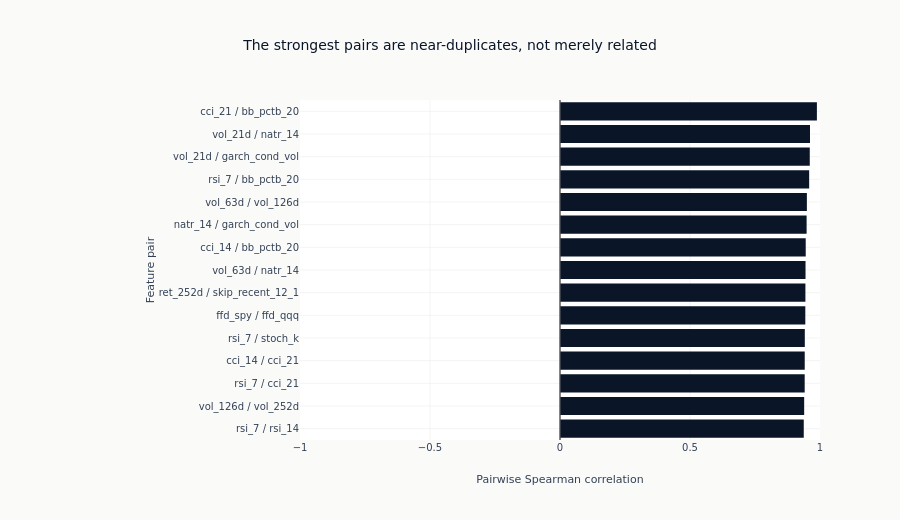

The notebook cell this image was saved under:
### Markdown cell above
### The pairs that are one measurement

A full correlation matrix over this many features has unreadable tick labels and is
mostly empty space, and the reader's question is narrower than a matrix answers: which
specific pairs are one measurement entered twice. So the strongest pairs are ranked
instead.

### Code cell
TOP_PAIRS = 15
ranked_pairs = sorted(high_corr_pairs, key=lambda item: -abs(item[2]))[:TOP_PAIRS]
if ranked_pairs:
    fig = go.Figure(
        go.Bar(
            x=[rho for _, _, rho in ranked_pairs][::-1],
            y=[f"{a} / {b}" for a, b, _ in ranked_pairs][::-1],
            orientation="h",
            marker_color=[
                COLORS["blue"] if rho > 0 else COLORS["copper"] for _, _, rho in ranked_pairs
            ][::-1],
            showlegend=False,
        )
    )
    fig.add_vline(x=0, line=dict(color=GRAY_FILLS["border"], width=1))
    fig.update_layout(
        template="ml4t",
        height=520,
        width=900,
        title_text="The strongest pairs are near-duplicates, not merely related",
        xaxis_title="Pairwise Spearman correlation",
        xaxis_range=[-1, 1],
        yaxis_title="Feature pair",
        margin=dict(l=300),
    )
    fig.show()

### Figure 1 — Plotly figure (JSON) as saved in the notebook; plotly's stock layout.template omitted (floating-point values rounded to 4 significant figures)
{"data": [{"marker": {"color": ["#0a1628", "#0a1628", "#0a1628", "#0a1628", "#0a1628", "#0a1628", "#0a1628", "#0a1628", "#0a1628", "#0a1628", "#0a1628", "#0a1628", "#0a1628", "#0a1628", "#0a1628"]}, "orientation": "h", "showlegend": false, "type": "bar", "x": [0.9375, 0.9391, 0.9411, 0.9413, 0.9416, 0.9435, 0.9439, 0.9444, 0.9451, 0.9485, 0.9495, 0.9583, 0.9607, 0.9615, 0.9881], "y": ["rsi_7 / rsi_14", "vol_126d / vol_252d", "rsi_7 / cci_21", "cci_14 / cci_21", "rsi_7 / stoch_k", "ffd_spy / ffd_qqq", "ret_252d / skip_recent_12_1", "vol_63d / natr_14", "cci_14 / bb_pctb_20", "natr_14 / garch_cond_vol", "vol_63d / vol_126d", "rsi_7 / bb_pctb_20", "vol_21d / garch_cond_vol", "vol_21d / natr_14", "cci_21 / bb_pctb_20"]}], "layout": {"height": 520, "margin": {"l": 300}, "shapes": [{"line": {"color": "#666666", "width": 1}, "type": "line", "x0": 0, "x1": 0, "xref": "x", "y0": 0, "y1": 1, "yref": "y domain"}], "title": {"text": "The strongest pairs are near-duplicates, not merely related"}, "width": 900, "xaxis": {"range": [-1, 1], "title": {"text": "Pairwise Spearman correlation"}}, "yaxis": {"title": {"text": "Feature pair"}}}}
